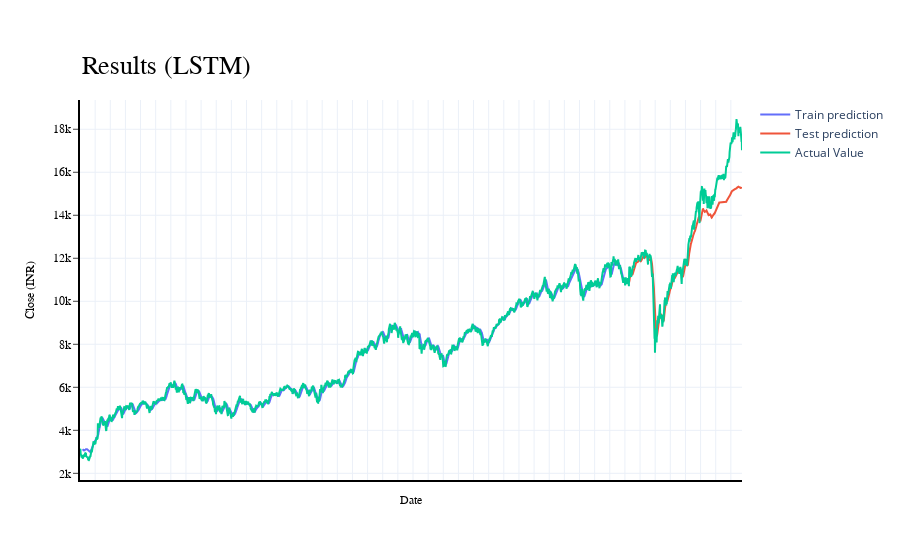

This figure's notebook cell:
### Code cell
import plotly.express as px
import plotly.graph_objects as go

fig = go.Figure()
fig.add_trace(go.Scatter(go.Scatter(x=result.date, y=result[0],
                    mode='lines',
                    name='Train prediction')))
fig.add_trace(go.Scatter(x=result.date, y=result[1],
                    mode='lines',
                    name='Test prediction'))
fig.add_trace(go.Scatter(go.Scatter(x=result.date, y=result[2],
                    mode='lines',
                    name='Actual Value')))
fig.update_layout(
    xaxis=dict(
        title_text='Date',
        titlefont=dict(
            family='Rockwell',
            size=12,
            color='black',
        ),
        showline=True,
        showgrid=True,
        showticklabels=False,
        linecolor='black',
        linewidth=2
    ),
    yaxis=dict(
        title_text='Close (INR)',
        titlefont=dict(
            family='Rockwell',
            size=12,
            color='black',
        ),
        showline=True,
        showgrid=True,
        showticklabels=True,
        linecolor='black',
        linewidth=2,
        ticks='outside',
        tickfont=dict(
            family='Rockwell',
            size=12,
            color='black',
        ),
    ),
    showlegend=True,
    template = 'plotly_white'

)



annotations = []
annotations.append(dict(xref='paper', yref='paper', x=0.0, y=1.05,
                              xanchor='left', yanchor='bottom',
                              text='Results (LSTM)',
                              font=dict(family='Rockwell',
                                        size=26,
                                        color='black'),
                              showarrow=False))
fig.update_layout(annotations=annotations)

fig.show()

### Figure 1 — Plotly figure (JSON) as saved in the notebook; plotly's stock layout.template omitted (floating-point values rounded to 4 significant figures; data arrays with more than 128 entries replaced by an {"elided": "..."} marker saying what was removed)
{"data": [{"mode": "lines", "name": "Train prediction", "type": "scatter", "x": {"elided": "3150 str values"}, "y": {"elided": "3150 float values"}}, {"mode": "lines", "name": "Test prediction", "type": "scatter", "x": {"elided": "3150 str values"}, "y": {"elided": "3150 float values"}}, {"mode": "lines", "name": "Actual Value", "type": "scatter", "x": {"elided": "3150 str values"}, "y": {"elided": "3150 float values"}}], "layout": {"annotations": [{"font": {"color": "black", "family": "Rockwell", "size": 26}, "showarrow": false, "text": "Results (LSTM)", "x": 0, "xanchor": "left", "xref": "paper", "y": 1.05, "yanchor": "bottom", "yref": "paper"}], "showlegend": true, "xaxis": {"linecolor": "black", "linewidth": 2, "showgrid": true, "showline": true, "showticklabels": false, "title": {"font": {"color": "black", "family": "Rockwell", "size": 12}, "text": "Date"}}, "yaxis": {"linecolor": "black", "linewidth": 2, "showgrid": true, "showline": true, "showticklabels": true, "tickfont": {"color": "black", "family": "Rockwell", "size": 12}, "ticks": "outside", "title": {"font": {"color": "black", "family": "Rockwell", "size": 12}, "text": "Close (INR)"}}}}
